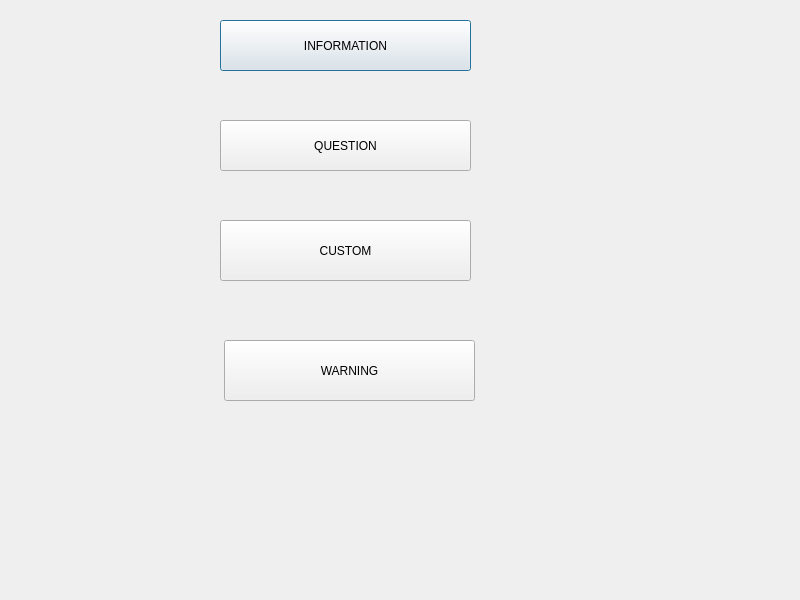
<?xml version="1.0" encoding="UTF-8"?>
<ui version="4.0">
 <class>Dialog</class>
 <widget class="QDialog" name="Dialog">
  <property name="geometry">
   <rect>
    <x>0</x>
    <y>0</y>
    <width>800</width>
    <height>600</height>
   </rect>
  </property>
  <property name="windowTitle">
   <string>Dialog</string>
  </property>
  <widget class="QPushButton" name="pushButton">
   <property name="geometry">
    <rect>
     <x>220</x>
     <y>20</y>
     <width>251</width>
     <height>51</height>
    </rect>
   </property>
   <property name="text">
    <string>INFORMATION</string>
   </property>
  </widget>
  <widget class="QPushButton" name="pushButton_2">
   <property name="geometry">
    <rect>
     <x>220</x>
     <y>120</y>
     <width>251</width>
     <height>51</height>
    </rect>
   </property>
   <property name="text">
    <string>QUESTION</string>
   </property>
  </widget>
  <widget class="QPushButton" name="pushButton_3">
   <property name="geometry">
    <rect>
     <x>220</x>
     <y>220</y>
     <width>251</width>
     <height>61</height>
    </rect>
   </property>
   <property name="text">
    <string>CUSTOM</string>
   </property>
  </widget>
  <widget class="QPushButton" name="pushButton_4">
   <property name="geometry">
    <rect>
     <x>224</x>
     <y>340</y>
     <width>251</width>
     <height>61</height>
    </rect>
   </property>
   <property name="text">
    <string>WARNING</string>
   </property>
  </widget>
 </widget>
 <resources/>
 <connections/>
</ui>
